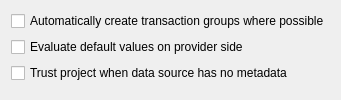
         <widget class="QWidget" name="mTab_DataSources">
          <layout class="QFormLayout" name="formLayout">
           <item row="0" column="0" colspan="2">
            <widget class="QCheckBox" name="mAutoTransaction">
             <property name="toolTip">
              <string>When enabled, layers from the same database connection will be put into a transaction group. Their edit state will be synchronized and changes to these layers will be sent to the provider immediately. Only supported on postgres provider.</string>
             </property>
             <property name="text">
              <string>Automatically create transaction groups where possible</string>
             </property>
            </widget>
           </item>
           <item row="1" column="0">
            <widget class="QCheckBox" name="mEvaluateDefaultValues">
             <property name="toolTip">
              <string>When enabled, default values will be evaluated as early as possible. This will fill default values in the add feature form already and not only create them on commit. Only supported for postgres provider.</string>
             </property>
             <property name="text">
              <string>Evaluate default values on provider side</string>
             </property>
            </widget>
           </item>
           <item row="2" column="0">
            <widget class="QCheckBox" name="mTrustProjectCheckBox">
             <property name="toolTip">
              <string>Speed up project loading by skipping data checks. Useful in qgis server context or project with huge database views or materialized views.</string>
             </property>
             <property name="text">
              <string>Trust project when data source has no metadata</string>
             </property>
            </widget>
           </item>
          </layout>
         </widget>
